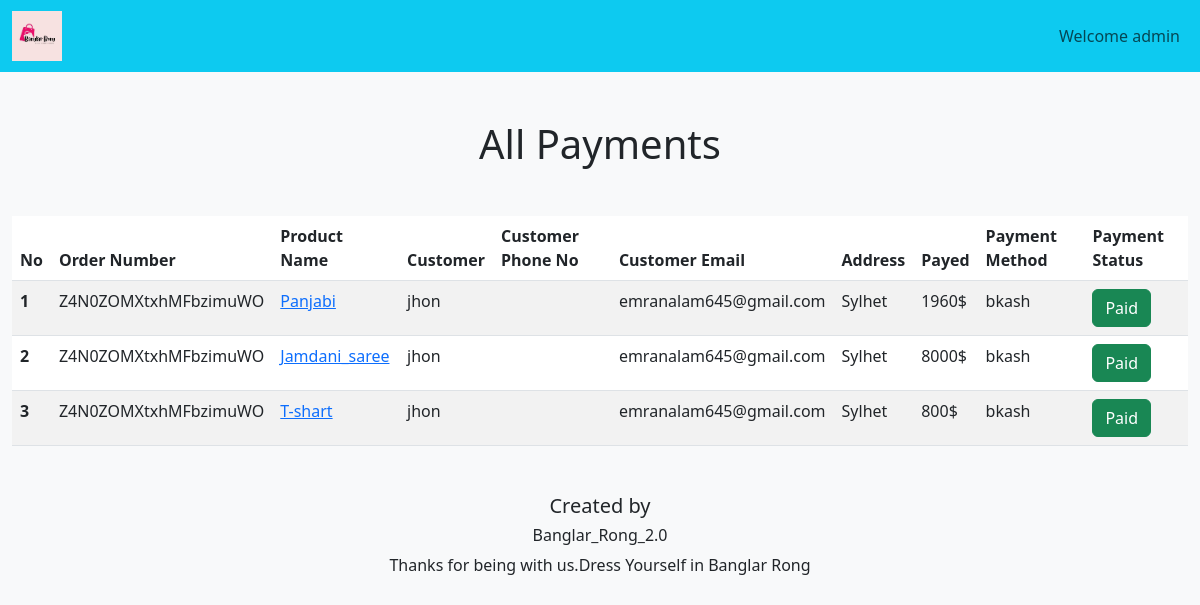
Screenshot of /admin_area/all-payments.php (signed in) with the database file from the repository.
### tables this page shows
CREATE TABLE `orders` (
  `OrderID` int(11) NOT NULL,
  `OrderNumber` text NOT NULL,
  `userID` int(11) NOT NULL,
  `orderStatus` tinyint(1) NOT NULL,
  `addr` text NOT NULL,
  `paymentMethod` text NOT NULL,
  `productID` text NOT NULL,
  `timestamp` timestamp NOT NULL DEFAULT current_timestamp(),
  `paymentStatus` tinyint(1) NOT NULL,
  `product_title` int(11) NOT NULL,
  `order_price` text NOT NULL,
  `offer_rate` int(11) NOT NULL,
  `quantity` int(11) NOT NULL,
  `delibariedDate` timestamp NULL DEFAULT NULL
);

CREATE TABLE `products` (
  `product_id` int(11) NOT NULL,
  `product_title` varchar(100) NOT NULL,
  `product_description` varchar(255) NOT NULL,
  `product_keywords` varchar(255) NOT NULL,
  `category_id` int(11) NOT NULL,
  `brand_id` int(11) NOT NULL,
  `product_image1` varchar(255) NOT NULL,
  `product_image2` varchar(255) NOT NULL,
  `product_image3` varchar(255) NOT NULL,
  `product_price` varchar(100) NOT NULL,
  `specialOffers` tinyint(1) NOT NULL,
  `offerRate` int(11) NOT NULL,
  `date` timestamp NOT NULL DEFAULT current_timestamp() ON UPDATE current_timestamp(),
  `status` varchar(100) NOT NULL
);

CREATE TABLE `users` (
  `id` int(120) NOT NULL,
  `fname` varchar(150) DEFAULT NULL,
  `lname` varchar(150) DEFAULT NULL,
  `username` varchar(150) DEFAULT NULL,
  `email` varchar(150) DEFAULT NULL,
  `password` varchar(150) DEFAULT NULL,
  `verify` tinyint(1) NOT NULL,
  `verify_code` text NOT NULL,
  `date` date DEFAULT NULL,
  `phone_no` text NOT NULL,
  `address` text NOT NULL
);

### admin_area/all-payments.php (the view, shortened to what this page needs)
<?php
require('header.php')
?>
<body class="bg-light">
    <div class="container-fluid mt-3">
        <h1 class="text-center my-5">All Payments</h1>
        <table class="table table-striped ">
  <thead>
    <tr>
      <th scope="col">No</th>
      <th scope="col">Order Number</th>
      <th scope="col">Product Name</th>
      <th scope="col">Customer</th>
      <th scope="col">Customer Phone No</th>
      <th scope="col">Customer Email</th>
      <th scope="col">Address</th>
      <th scope="col">Payed</th>
      <th scope="col">Payment Method</th>
      <th scope="col">Payment Status</th>
    </tr>
  </thead>
  <tbody>
    <?php  global $con;
    $select_query = "SELECT *,users.fname,users.phone_no, users.email,products.product_title,products.product_price,products.offerRate FROM orders CROSS JOIN users,products WHERE users.id=orders.userID AND products.product_id=orders.productID";
$result_query = mysqli_query($con, $select_query);
$no = 1;
while ($row = mysqli_fetch_assoc($result_query)) {
    $OrderID = $row['OrderID'];
    $OrderNumber = $row['OrderNumber'];
    $product_title = $row['product_title'];
    $addr = $row['addr'];
    $paymentMethod = $row['paymentMethod'];
    $productID = $row['productID'];
    $fname = $row['fname'];
    $phone_no = $row['phone_no'];
    $email = $row['email'];
    $product_price = $row['product_price'];
    $offerRate = $row['offerRate'];
    ?>
    <tr class='product-<?php echo $OrderID;?>'>
      <th scope="row"><?php echo $no++;?></th>
      <td><?php echo $OrderNumber;?></td>
      <td> <a class='text-primary' href="product.php?id=<?php echo $productID;?>&view=true"><?php echo $product_title;?></a></td>
      <td><?php echo $fname;?></td>
      <td><?php echo $phone_no;?></td>
      <td><?php echo $email;?></td>
      <td><?php echo $addr ;?></td>
      <td><?php echo $product_price-(($product_price*$offerRate)/100);?>$</td>
      <td><?php echo $paymentMethod ;?></td>
      <td ><?php if( $paymentMethod=='bkash'){ ?>
        <a class="btn btn-success" href="#" role="button">Paid</a>
    <?php }else{ ?>
        <a class="btn btn-danger" href="#" role="button">Unpaid</a>
    <?php } ?>
    </td>
    </tr>
    <?php
}?>
  </tbody>
</table>
</div>
<?php
require('footer.php')
?>

### style.css (style rules this page uses)
* { margin: 0; padding: 0; box-sizing: border-box; }

### rows the page displays
orders: OrderNumber "Z4N0ZOMXtxhMFbzimuWO", productID.product_title "Panjabi", users.fname "jhon", users.email "emranalam645@gmail.com", addr "Sylhet", $product_price-(($product_price*$offerRate)/100) "1960", paymentMethod "bkash", shows "Paid"
orders: OrderNumber "Z4N0ZOMXtxhMFbzimuWO", productID.product_title "Jamdani_saree", users.fname "jhon", users.email "emranalam645@gmail.com", addr "Sylhet", $product_price-(($product_price*$offerRate)/100) "8000", paymentMethod "bkash", shows "Paid"
orders: OrderNumber "Z4N0ZOMXtxhMFbzimuWO", productID.product_title "T-shart", users.fname "jhon", users.email "emranalam645@gmail.com", addr "Sylhet", $product_price-(($product_price*$offerRate)/100) "800", paymentMethod "bkash", shows "Paid"

### other values shown
$_SESSION['admin_name'] "admin"
